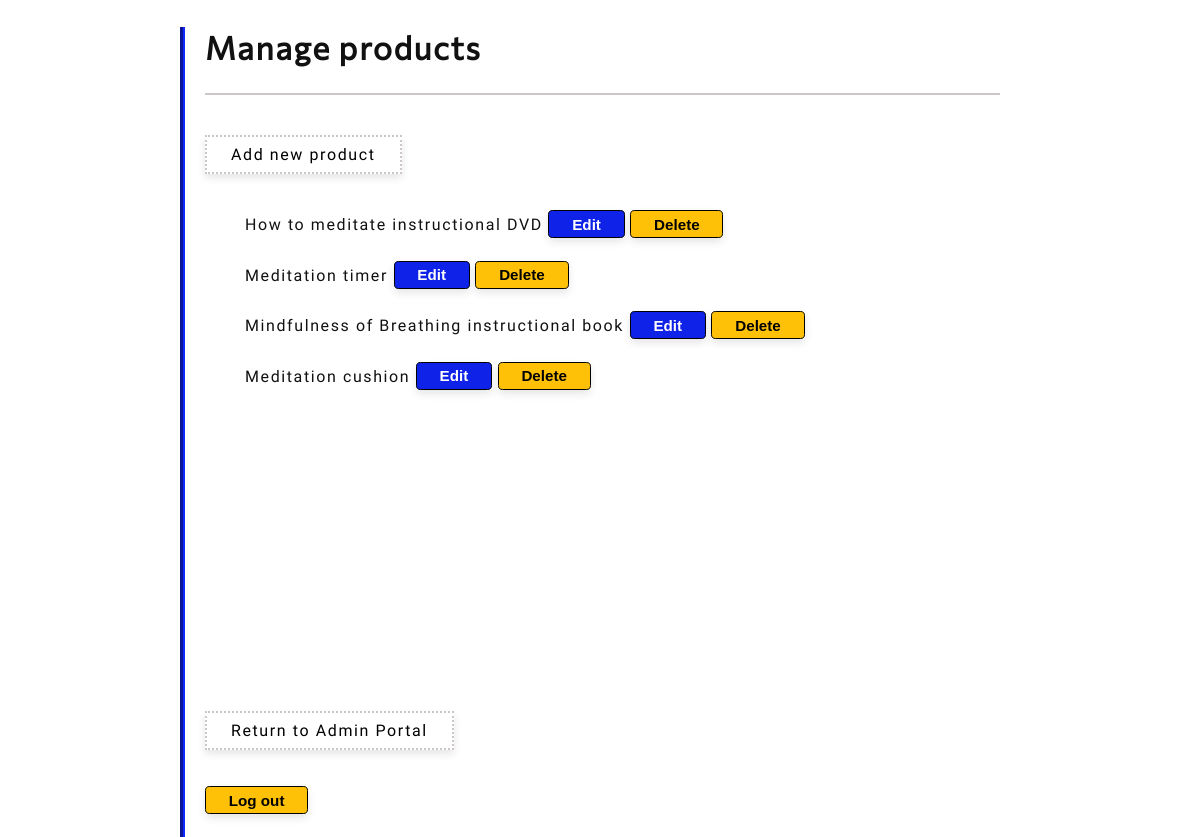
The app's page /admin/products/index.php (signed in) with its own data.
### tables this page shows
CREATE TABLE `products` (
  `id` int(11) NOT NULL,
  `description` varchar(100) NOT NULL,
  `price` float NOT NULL
);

### admin/products/index.php (called while the page is built, shortened)
<?php
include_once $_SERVER['DOCUMENT_ROOT'] . '/includes/helpers.inc.php';
require_once $_SERVER['DOCUMENT_ROOT'] . '/includes/access.inc.php';
include $_SERVER['DOCUMENT_ROOT'] . '/includes/db.inc.php';
try {
	$result = $pdo->query('SELECT id, description FROM products');
} catch (PDOException $e) {
	$error = errorMsg( 'Error fetching products from database', $e);
}
foreach ($result as $row) {
	$products[] = array('id' => $row['id'], 'description'=> $row['description']);
}
include 'products.html.php';
?>

### admin/products/products.html.php (the view, shortened to what this page needs)
<?php
include $_SERVER['DOCUMENT_ROOT'] . '/admin/header.inc.html.php';
?>
	<p><a class="button button-info" href="?add">Add new product</a></p>
	<ul>
	<?php foreach ($products as $product) : ?>
	   <li>
	   	<form action="" method="post">
	   		<div>
	   		<?php echo escape($product['description']); ?>
	   			<input type="submit" class="submit-primary" name="action" value="Edit">
	   			<input type="submit" class="submit-warning" name="action" value="Delete">
	   		</div>
	   	</form>
	   </li>
	<?php endforeach; ?>
	</ul>
	<?php include '../footer.inc.html.php'; ?>
</body>
</html>

### admin/css/styles.css (style rules this page uses)
:root { --title-font: "Commissioner-Regular", serif; --main-font: "Roboto-Regular", sans-serif; --blue: #0f22e8; --clear-blue: rgba(15, 34,232, 0.4);; --primary: var(--blue, blue); --grey: #ccc6c6; --info: #15819E; --clear-cyan: rgba(21, 129, 158 , 0.4); --warning: #ffc107; --clear-orange: rgba(255, 193, 7, 0.4);; --success: rgb(9, 138, 30); --clear-green: rgba(9, 138, 30, 0.4); --translate-down: translateY(4px); --translate-up: translateY(-7px); }
* { -webkit-box-sizing: border-box; box-sizing: border-box; }
html { font-size: 16px; }
body { margin: 0; padding: 0; font-family: var(--main-font, sans-serif); font-weight: 100; color: #111; letter-spacing: 0.1em; position: relative; scroll-behavior: smooth; background-color: white; min-height: 100vh; }
form > * { line-height: 2 }
a.button { border: 2px dotted var(--grey, grey); display:inline-block; padding: 0.5em 1.5em; color: black; background-color: white; text-decoration: none; box-shadow: 0px 4px 8px rgba(0, 0, 0, 0.1); transition: all 0.3s; }
a.button:link { color: black; }
input[type="submit"] { font-size: 0.95em; cursor: pointer; padding: 0.3em 1.5em; border: 1px solid black; border-radius: 0.3em; box-shadow: 0px 4px 8px rgba(0, 0, 0, 0.1); transition: all 0.3s; font-weight: 600; margin-top: 20px; }
.submit-primary { background-color: var(--primary, blue); color: white; }
.submit-warning { background-color: var(--warning, orange); color: black; }
li { list-style: none; }

### records on screen
products: description "How to meditate instructional DVD"
products: description "Meditation timer"
products: description "Mindfulness of Breathing instructional book"
products: description "Meditation cushion"

### other values on screen
$str "Manage products"
